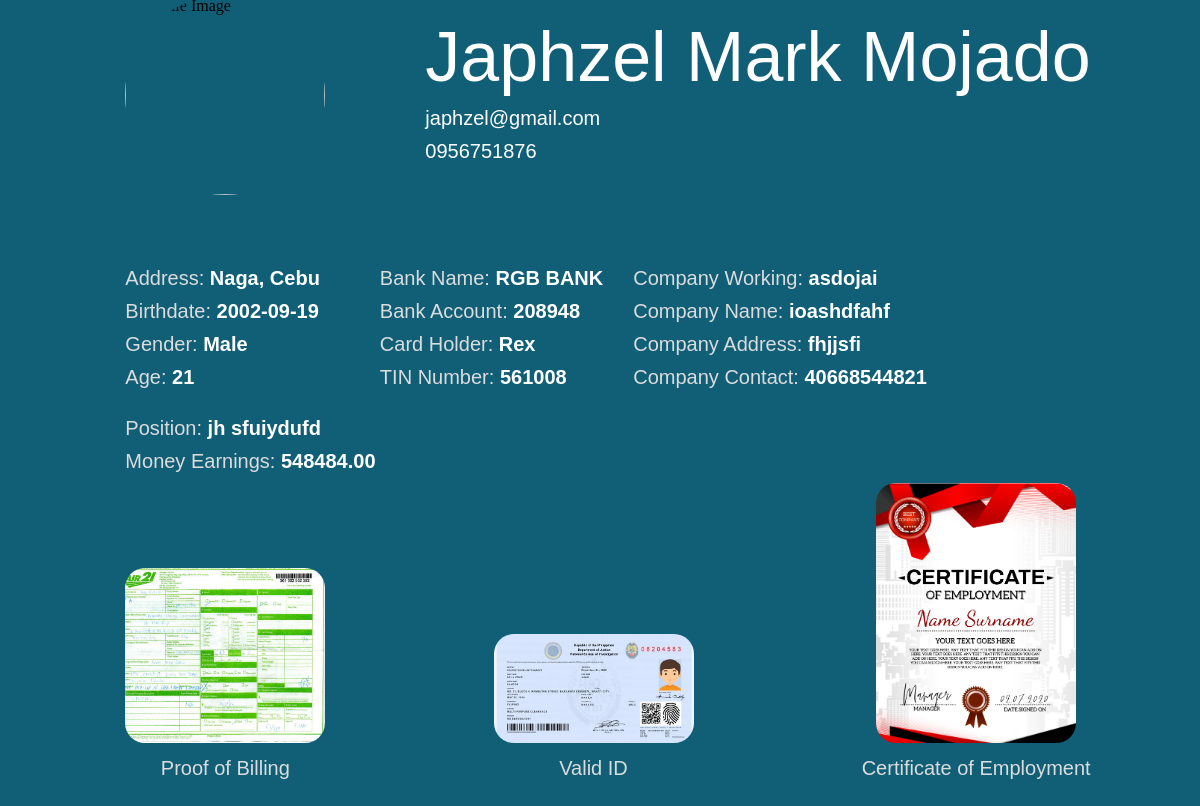
Page /controller/user_detail.php?user_id=10&transaction_id=TXN1716795897362 (signed in) on the committed database.
### tables this page shows
CREATE TABLE `loans` (
  `l_id` int(10) NOT NULL,
  `id` int(10) NOT NULL,
  `date` date NOT NULL,
  `transaction_id` varchar(50) NOT NULL,
  `amount` int(50) NOT NULL,
  `payable_months` int(10) NOT NULL,
  `status` varchar(50) NOT NULL DEFAULT 'Pending',
  `note` varchar(1000) NOT NULL DEFAULT 'None'
);

CREATE TABLE `users` (
  `id` int(10) NOT NULL,
  `acc_type` enum('Basic','Premium') DEFAULT NULL,
  `f_name` varchar(50) NOT NULL,
  `l_name` varchar(50) NOT NULL,
  `email` varchar(100) NOT NULL,
  `password` varchar(255) NOT NULL,
  `phone` varchar(20) NOT NULL,
  `address` varchar(255) NOT NULL,
  `birthdate` date NOT NULL,
  `gender` varchar(50) NOT NULL,
  `age` int(11) NOT NULL,
  `bank_name` varchar(100) NOT NULL,
  `bank_account` varchar(50) NOT NULL,
  `card_holder` varchar(100) NOT NULL,
  `tin_number` varchar(20) NOT NULL,
  `company_working` varchar(100) NOT NULL,
  `company_name` varchar(100) NOT NULL,
  `company_address` varchar(255) NOT NULL,
  `company_contact` varchar(20) NOT NULL,
  `position` varchar(100) NOT NULL,
  `money_earnings` decimal(10,2) DEFAULT NULL,
  `proof_of_billing` varchar(255) NOT NULL,
  `valid_id` varchar(255) NOT NULL,
  `coe` varchar(255) NOT NULL,
  `profile_img` varchar(255) NOT NULL DEFAULT '../controller/uploads/default_profile.png',
  `registration_status` varchar(20) NOT NULL DEFAULT 'Pending',
  `rejection_timestamp` datetime DEFAULT NULL,
  `blocked` varchar(50) DEFAULT NULL,
  `status` varchar(50) DEFAULT NULL,
  `user_type` varchar(50) DEFAULT NULL
);

### controller/fetch_user_detail.php (called while the page is built, shortened)
<?php
include "../model/database.php";
$conn = $database->connect();
$user_id = isset($_GET['user_id']) ? (int)$_GET['user_id'] : 0;
$transaction_id = isset($_GET['transaction_id']) ? $_GET['transaction_id'] : '';
$sql = "
    SELECT
        users.id,
        users.acc_type,
        users.f_name,
        users.l_name,
        users.email,
        users.phone,
        users.address,
        users.birthdate,
        users.gender,
        users.age,
        users.bank_name,
        users.bank_account,
        users.card_holder,
        users.tin_number,
        users.company_working,
        users.company_name,
        users.company_address,
        users.company_contact,
        users.position,
        users.money_earnings,
        users.proof_of_billing,
        users.valid_id,
        users.coe,
        users.profile_img,
        loans.l_id,
        loans.date,
        loans.transaction_id,
        loans.amount,
        loans.payable_months,
        loans.status,
        loans.note
    FROM users
    LEFT JOIN loans ON users.id = loans.id
    WHERE users.id = ? AND loans.transaction_id = ?";
if ($stmt = $conn->prepare($sql)) {
    $stmt->bind_param("is", $user_id, $transaction_id);
    if ($stmt->execute()) {
        $result = $stmt->get_result();
        $user_loans = [];
        while ($row = $result->fetch_assoc()) {
            $user_loans[] = $row;
        }
    } else {
        echo "Failed to execute the SQL statement.";
    }
} else {
    echo "Failed to prepare the SQL statement.";
}
?>

### controller/user_detail.php (the view, shortened to what this page needs)
<?php include "../controller/fetch_user_detail.php" ?>
<link rel="stylesheet" href="../view/user_detail.css">
<div class="user_detail" id="user_detail">
    <?php if (!empty($user_loans)): ?>
        <div style="display:flex;gap:100px;align-items:center;">
            <div>
                <img src="<?php echo htmlspecialchars($user_loans[0]['profile_img']); ?>" alt="Profile Image">
           </div>
           <div class="asd">
                <p style="font-size:70px"><?php echo htmlspecialchars($user_loans[0]['f_name'] . ' ' . $user_loans[0]['l_name']); ?></p>
                <p><?php echo htmlspecialchars($user_loans[0]['email']); ?></p>
                <p><?php echo htmlspecialchars($user_loans[0]['phone']); ?></p>
            </div>
        </div>
        <br><br><br><br>
        <div style="display:flex;gap:30px">
            <div>
                <p>Address: <span><?php echo htmlspecialchars($user_loans[0]['address']); ?></span></p>
                <p>Birthdate: <span><?php echo htmlspecialchars($user_loans[0]['birthdate']); ?></span></p>
                <p>Gender: <span><?php echo htmlspecialchars($user_loans[0]['gender']); ?></span></p>
                <p>Age: <span><?php echo htmlspecialchars($user_loans[0]['age']); ?></span></p>
            </div>
            <br>
            <div>
                <p>Bank Name: <span><?php echo htmlspecialchars($user_loans[0]['bank_name']); ?></span></p>
                <p>Bank Account: <span><?php echo htmlspecialchars($user_loans[0]['bank_account']); ?></span></p>
                <p>Card Holder: <span><?php echo htmlspecialchars($user_loans[0]['card_holder']); ?></span></p>
                <p>TIN Number: <span><?php echo htmlspecialchars($user_loans[0]['tin_number']); ?></span></p>
            </div>
            <div>
                <p>Company Working: <span><?php echo htmlspecialchars($user_loans[0]['company_working']); ?></span></p>
                <p>Company Name: <span><?php echo htmlspecialchars($user_loans[0]['company_name']); ?></span></p>
                <p>Company Address: <span><?php echo htmlspecialchars($user_loans[0]['company_address']); ?></span></p>
                <p>Company Contact: <span><?php echo htmlspecialchars($user_loans[0]['company_contact']); ?></span></p>
            </div>
        </div>
        <br>
        <p>Position: <span><?php echo htmlspecialchars($user_loans[0]['position']); ?></span></p>
        <p>Money Earnings: <span><?php echo htmlspecialchars($user_loans[0]['money_earnings']); ?></span></p>
        <div style="display:flex;justify-content:space-between;align-items:end" class="uploads">
            <div>
                <img src="<?php echo htmlspecialchars($user_loans[0]['proof_of_billing']); ?>" alt="Proof of Billing">
                <p>Proof of Billing</p>
            </div>
            <div>
                <img src="<?php echo htmlspecialchars($user_loans[0]['valid_id']); ?>" alt="Valid ID">
                <p>Valid ID</p>
            </div>
            <div>
                <img src="<?php echo htmlspecialchars($user_loans[0]['coe']); ?>" alt="Certificate of Employment">
                <p>Certificate of Employment</p>
            </div>
        </div>
        <br>
            <?php else: ?>
                <p>No details found for the provided user ID and transaction ID.</p>
            <?php endif; ?>
     </div>

### view/user_detail.css (style rules this page uses)
* { scrollbar-width: none; }
img { border-radius:50%; width: 200px; cursor: pointer; }
p { font-size: 20px; font-family: sans-serif; margin: 0 ; margin-bottom: 10px; color: rgb(220,220,220); }
span { color:black; font-weight:bold; color:white; }
.uploads img { border-radius: 20px; }
.uploads div { display:flex; justify-content:center; flex-direction:column; align-items:center; line-height:50px; }
.asd p { color:white; }

### rows in the picture
loans: id.l_name "Japhzel Mark Mojado", id.email "japhzel@gmail.com", id.phone "0956751876", id.address "Naga, Cebu", id.birthdate "2002-09-19", id.gender "Male", id.age "21", id.bank_name "RGB BANK", id.bank_account "208948", id.card_holder "Rex", id.tin_number "561008", id.company_working "asdojai", id.company_name "ioashdfahf", id.company_address "fhjjsfi", id.company_contact "40668544821", id.position "jh sfuiydufd", id.money_earnings "548484.00", id.proof_of_billing (picture), id.valid_id (picture), id.coe (picture)
